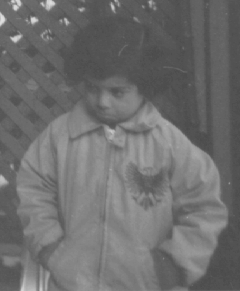
#> input picture 实验7：图像的增强/pout.tif, 240 x 291 px
$ python shine_modify.py
#> lines starting #> are read from the running program, lines starting #| are printed output that depends on the picture
#> further down, image is the input picture: shape (291, 240); min 74, max 224, mean 110.3
'''
@Function:不均匀光照的校正。采用分块处理函数和图像相减函数对图像不均匀光照进行校正
@Author: 刘新媛
@Date: 2024/12/11
'''
import cv2
import numpy as np
import matplotlib.pyplot as plt

def correct_uneven_illumination(image, block_size=32):
    """
    使用分块处理和图像相减函数对图像进行不均匀光照校正。
    :param image: 输入图像（灰度图）
    :param block_size: 分块大小（默认32）
    :return: 校正后的图像
    """
#> called with block_size = 32
    # 创建局部均值图（通过分块处理计算图像的局部平均值）
    kernel = (block_size, block_size)
    local_mean = cv2.blur(image, kernel)
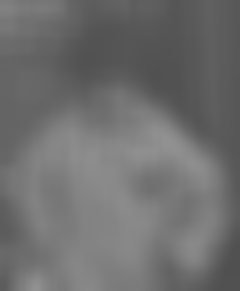
#> local_mean: shape (291, 240); min 80, max 145, mean 110.3

    # 校正图像：原始图像减去局部均值图，再通过线性变换调整亮度范围
    corrected = cv2.addWeighted(image, 1.0, local_mean, -1.0, 128)
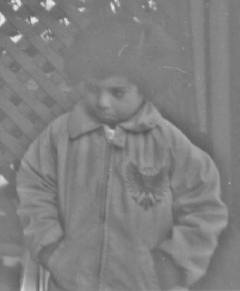
#> corrected: shape (291, 240); min 85, max 234, mean 128
    return corrected


# 测试图像路径
img_path = "pout.tif"

# 读取灰度图像
image = cv2.imread(img_path, cv2.IMREAD_GRAYSCALE)
if image is None:
    print(f"Cannot read image {img_path}")
else:
    # 校正图像
    corrected_image = correct_uneven_illumination(image, block_size=32)

    # 显示原始图像和校正后的图像
    fig, axs = plt.subplots(1, 3, figsize=(15, 5))

    axs[0].imshow(image, cmap='gray')
    axs[0].set_title("Original Image")
    axs[0].axis('off')

    axs[1].imshow(corrected_image, cmap='gray')
    axs[1].set_title("Corrected Image")
    axs[1].axis('off')

    # 绘制校正后图像的直方图
    axs[2].hist(corrected_image.ravel(), bins=256, range=(0, 256), color='blue', alpha=0.7)
    axs[2].set_title("Histogram of Corrected Image")
    axs[2].set_xlabel("Pixel Intensity")
    axs[2].set_ylabel("Frequency")

    plt.tight_layout()
    plt.show()
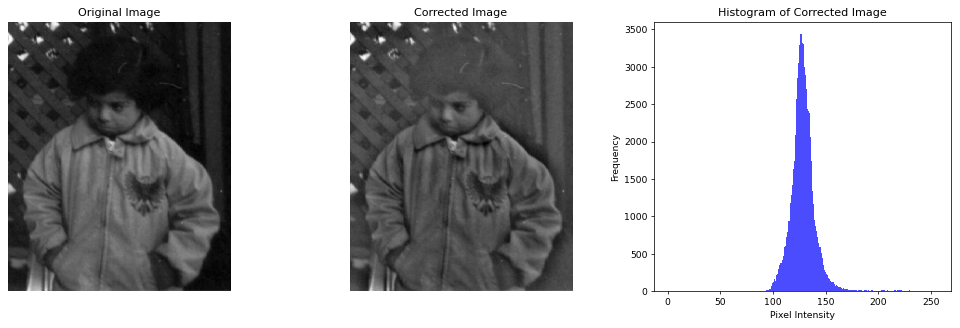
#> figure drawn by matplotlib, 3 panels; panel 3: tallest bar 3434 high, from x = 126 to 127
